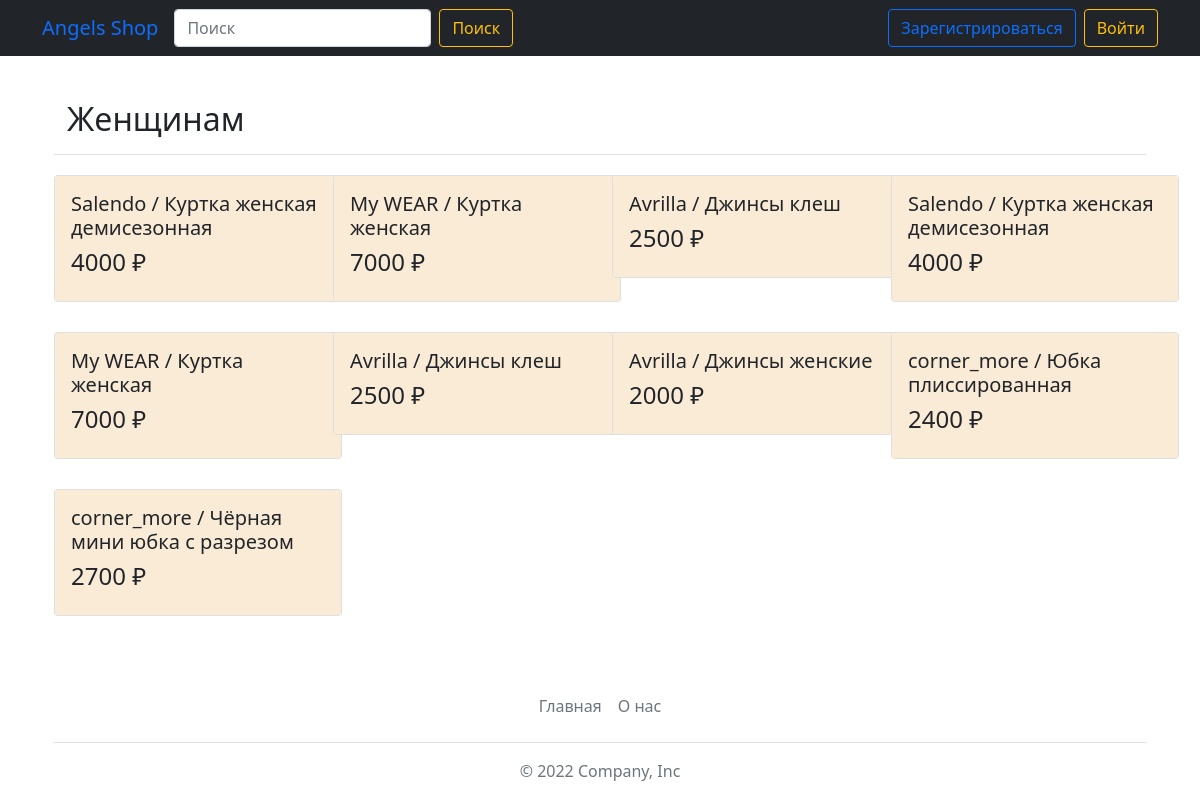
/catalog/woman, run on an earlier commit of the app's database.
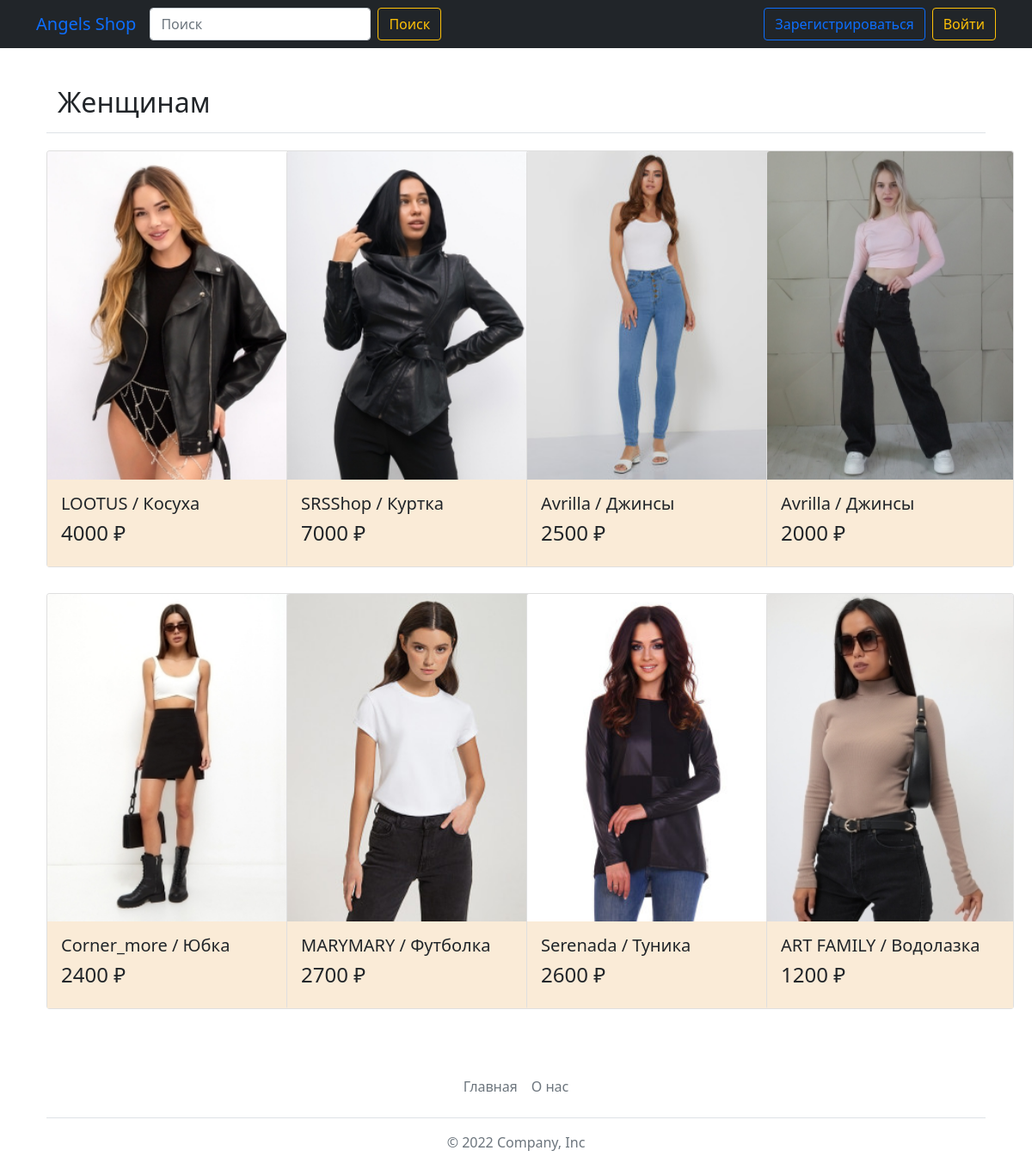
And on a later commit of the database.
### data/products.py (models this page shows)
class Products(SqlAlchemyBase):
    __tablename__ = 'products'
    id = sqlalchemy.Column(sqlalchemy.Integer,
                           primary_key=True, autoincrement=True)
    title = sqlalchemy.Column(sqlalchemy.String, nullable=False)
    price = sqlalchemy.Column(sqlalchemy.Integer, nullable=False)
    type = sqlalchemy.Column(sqlalchemy.String, nullable=False)
    image_path = sqlalchemy.Column(sqlalchemy.String, nullable=False)

### main.py (the view)
@app.route('/catalog/<data>', methods=['post', 'get'])
def catalog_types(data):
    form = SearchForm()
    if form.validate_on_submit():
        return redirect(f'/catalog/{form.search_string.data}')
    db_sess = db_session.create_session()
    list_products = []
    if data == "woman":
        name_title = "Женщинам"
        filter_data = db_sess.query(Products).filter(Products.type == data)
    elif data == "man":
        name_title = "Мужчинам"
        filter_data = db_sess.query(Products).filter(Products.type == data)
    elif data == "kids":
        name_title = "Детям и подросткам"
        filter_data = db_sess.query(Products).filter(Products.type == data)
    else:
        name_title = data
        filter_data = db_sess.query(Products).all()
    if data in ["woman", "man", "kids"]:
        for elem in filter_data:
            list_products.append([elem.title, elem.price, elem.type, elem.image_path, elem.id])
    else:
        for elem in filter_data:
            if name_title.lower() in elem.title.lower():
                list_products.append([elem.title, elem.price, elem.type, elem.image_path, elem.id])
    return render_template('catalog.html', title='Каталог', name_title=name_title, type="all",
                           list_products=list_products, form=form)

### forms/SearchForm.py
class SearchForm(FlaskForm):
    search_string = StringField('', validators=[DataRequired()])
    catalog = StringField('')

### data/db_session.py (called while the page is built)
def create_session() -> Session:
    global __factory
    return __factory()

### templates/catalog.html (shortened to what this page needs)
{% extends "base.html" %}
{% block content %}
<section class="section-products">
    <div class="container">
        <div class="row start-text">
            <div class="col-md-8 col-lg-6" style="padding-left:25px;padding-top:20px">
                <div class="header">
                    <h2>{{ name_title }}</h2>
                </div>
            </div>
        </div>
        <div class="pb-2 border-bottom"></div>
        <div class="row" style="padding-top:20px">
            {% for elem in list_products %}
            <div class="col-md-6 col-lg-4 col-xl-3" style="padding-bottom:30px;">
                <div class="card" style="width: 18rem;">
                    <img src="../static/img/products/{{ elem[2] }}/{{ elem[3] }}" class="card-img-top" alt="">
                    <div class="card-body" style="background-color:#FAEBD7">
                        <h5 class="card-title">{{ elem[0] }}</h5>
                        <h4 class="card-title">{{ elem[1] }} ₽</h4>
                    </div>
                </div>
            </div>
            {% endfor %}
        </div>
    </div>
</section>
{% endblock %}

### templates/base.html (shortened to what this page needs)
<!doctype html>
<html lang="en">
<head>
    <link rel="stylesheet"
          href="https://stackpath.bootstrapcdn.com/bootstrap/4.4.1/css/bootstrap.min.css"
>
    <link href="https://cdn.jsdelivr.net/npm/bootstrap@5.1.3/dist/css/bootstrap.min.css" rel="stylesheet">
    <link rel="stylesheet" href="https://cdn.jsdelivr.net/npm/bootstrap-icons@1.5.0/font/bootstrap-icons.css">
</head>
<body>
<header>
    <nav class="navbar navbar-expand-md navbar-dark bg-dark mb-4">
      <div class="container">
        <a class="navbar-brand" style="color:rgb(13,110,253);" href="/">Angels Shop</a>
        <div class="collapse navbar-collapse" id="navbarSupportedContent">
          <ul class="navbar-nav me-auto mr-auto mb-lg-0">
            <form class="form-inline" method="post">
                {{ form.search_string(class="form-control mr-sm-2", type="search", placeholder="Поиск") }}
                <button class="btn btn-outline-warning my-2 my-sm-0" type="submit">Поиск</button>
            </form>
          </ul>
          {% if current_user.is_authenticated %}
            <div class="btn-group">
              <button type="button" class="btn btn-outline-warning dropdown-toggle" data-bs-toggle="dropdown" aria-expanded="false">
                {{ current_user.name }}
              </button>
              <ul class="dropdown-menu dropdown-menu-lg-end" aria-labelledby="dropdownMenuButton2">
                <li><a class="dropdown-item" href="/basket">Корзина</a></li>
                <li><hr class="dropdown-divider"></li>
                <li><a class="dropdown-item" href="/logout">Выйти</a></li>
              </ul>
            </div>
          {% else %}
            <form class="d-flex">
                <a class="btn btn-outline-primary mr-2" href="/register">Зарегистрироваться</a>
                <a class="btn btn-outline-warning" href="/login">Войти</a>
            </form>
          {% endif %}
        </div>
      </div>
    </nav>
</header>
<main role="main" class="container">
    {% block content %}{% endblock %}
    <div class="container">
      <footer class="py-3 my-4">
        <ul class="nav justify-content-center border-bottom pb-3 mb-3">
          <li class="nav-item"><a href="/" class="nav-link px-2 text-muted">Главная</a></li>
          <li class="nav-item"><a href="/about" class="nav-link px-2 text-muted">О нас</a></li>
        </ul>
        <p class="text-center text-muted">&copy; 2022 Company, Inc</p>
      </footer>
    </div>
</main>
</body>
</html>

What changed in the data, as far as the page shows it:
no longer on this page (row edited): Products: title "corner_more / Чёрная мини юбка с разрезом", price "2700"
changed Products: type+image_path: picture added; title "Salendo / Куртка женская демисезонная" → "LOOTUS / Косуха"
changed Products: type+image_path: picture added; title "My WEAR / Куртка женская" → "SRSShop / Куртка"
changed Products (number 3 of 8 on the later page): type+image_path: picture added; title "Avrilla / Джинсы клеш" → "Avrilla / Джинсы"
changed Products (number 4 of 8 on the later page): type+image_path: picture added; title "Salendo / Куртка женская демисезонная" → "Avrilla / Джинсы"; price "4000" → "2000"
changed Products: type+image_path: picture added; title "My WEAR / Куртка женская" → "Corner_more / Юбка"; price "7000" → "2400"
changed Products: type+image_path: picture added; title "Avrilla / Джинсы клеш" → "MARYMARY / Футболка"; price "2500" → "2700"
changed Products: type+image_path: picture added; title "Avrilla / Джинсы женские" → "Serenada / Туника"; price "2000" → "2600"
changed Products: type+image_path: picture added; title "corner_more / Юбка плиссированная" → "ART FAMILY / Водолазка"; price "2400" → "1200"
